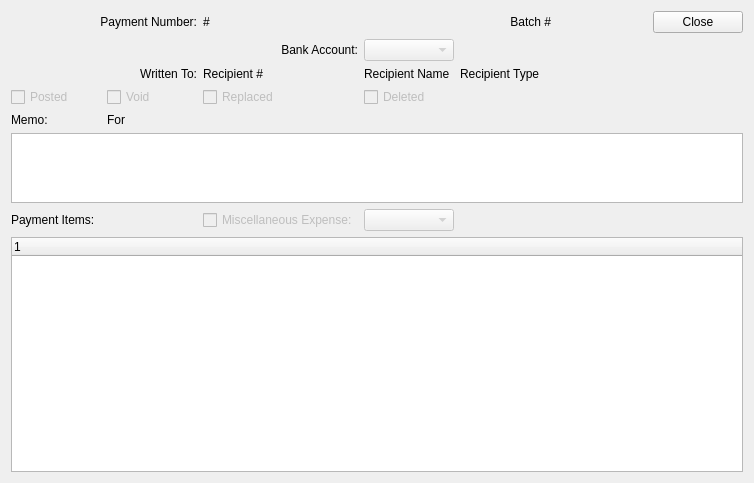
<?xml version="1.0" encoding="UTF-8"?>
<ui version="4.0">
 <comment>This file is part of the xTuple ERP: PostBooks Edition, a free and
open source Enterprise Resource Planning software suite,
Copyright (c) 1999-2019 by OpenMFG LLC, d/b/a xTuple.
It is licensed to you under the Common Public Attribution License
version 1.0, the full text of which (including xTuple-specific Exhibits)
is available at www.xtuple.com/CPAL.  By using this software, you agree
to be bound by its terms.</comment>
 <class>check</class>
 <widget class="QWidget" name="check">
  <property name="geometry">
   <rect>
    <x>0</x>
    <y>0</y>
    <width>754</width>
    <height>483</height>
   </rect>
  </property>
  <property name="windowTitle">
   <string>Payment Information</string>
  </property>
  <layout class="QGridLayout" name="gridLayout">
   <item row="0" column="0" colspan="2">
    <widget class="QLabel" name="_checkNumberLit">
     <property name="text">
      <string>Payment Number:</string>
     </property>
     <property name="alignment">
      <set>Qt::AlignRight|Qt::AlignTrailing|Qt::AlignVCenter</set>
     </property>
    </widget>
   </item>
   <item row="0" column="2">
    <widget class="QLabel" name="_checkNumber">
     <property name="text">
      <string>#</string>
     </property>
    </widget>
   </item>
   <item row="3" column="0" colspan="2">
    <widget class="QLabel" name="_recipLit">
     <property name="text">
      <string>Written To:</string>
     </property>
     <property name="alignment">
      <set>Qt::AlignRight|Qt::AlignTrailing|Qt::AlignVCenter</set>
     </property>
    </widget>
   </item>
   <item row="3" column="2">
    <widget class="QLabel" name="_recipNumber">
     <property name="text">
      <string>Recipient #</string>
     </property>
    </widget>
   </item>
   <item row="3" column="3">
    <widget class="QLabel" name="_recipName">
     <property name="text">
      <string>Recipient Name</string>
     </property>
    </widget>
   </item>
   <item row="12" column="0" colspan="7">
    <widget class="QPlainTextEdit" name="_notes">
     <property name="sizePolicy">
      <sizepolicy hsizetype="Expanding" vsizetype="Expanding">
       <horstretch>0</horstretch>
       <verstretch>1</verstretch>
      </sizepolicy>
     </property>
     <property name="readOnly">
      <bool>true</bool>
     </property>
     <property name="maximumBlockCount">
      <number>0</number>
     </property>
    </widget>
   </item>
   <item row="9" column="0">
    <widget class="QLabel" name="_notesLit">
     <property name="text">
      <string>Memo:</string>
     </property>
     <property name="buddy">
      <cstring>_notes</cstring>
     </property>
    </widget>
   </item>
   <item row="14" column="0" colspan="7">
    <widget class="XTreeWidget" name="_items">
     <property name="sizePolicy">
      <sizepolicy hsizetype="Expanding" vsizetype="Expanding">
       <horstretch>0</horstretch>
       <verstretch>10</verstretch>
      </sizepolicy>
     </property>
    </widget>
   </item>
   <item row="13" column="0">
    <widget class="QLabel" name="_itemsLit">
     <property name="text">
      <string>Payment Items:</string>
     </property>
     <property name="buddy">
      <cstring>_items</cstring>
     </property>
    </widget>
   </item>
   <item row="9" column="1" colspan="6">
    <widget class="QLabel" name="_for">
     <property name="text">
      <string>For</string>
     </property>
    </widget>
   </item>
   <item row="0" column="3">
    <widget class="DLineEdit" name="_checkdate">
     <property name="enabled">
      <bool>false</bool>
     </property>
    </widget>
   </item>
   <item row="0" column="4">
    <widget class="QLabel" name="_achBatchNumber">
     <property name="text">
      <string>Batch #</string>
     </property>
     <property name="alignment">
      <set>Qt::AlignRight|Qt::AlignTrailing|Qt::AlignVCenter</set>
     </property>
    </widget>
   </item>
   <item row="3" column="4">
    <widget class="QLabel" name="_recipType">
     <property name="text">
      <string>Recipient Type</string>
     </property>
    </widget>
   </item>
   <item row="1" column="2">
    <widget class="QLabel" name="_bankaccntLit">
     <property name="text">
      <string>Bank Account:</string>
     </property>
     <property name="alignment">
      <set>Qt::AlignRight|Qt::AlignTrailing|Qt::AlignVCenter</set>
     </property>
     <property name="buddy">
      <cstring>_bankaccnt</cstring>
     </property>
    </widget>
   </item>
   <item row="1" column="3">
    <widget class="XComboBox" name="_bankaccnt">
     <property name="enabled">
      <bool>false</bool>
     </property>
     <property name="type">
      <enum>XComboBox::APBankAccounts</enum>
     </property>
    </widget>
   </item>
   <item row="0" column="6">
    <widget class="QPushButton" name="_close">
     <property name="text">
      <string>Close</string>
     </property>
    </widget>
   </item>
   <item row="4" column="0">
    <widget class="QCheckBox" name="_posted">
     <property name="enabled">
      <bool>false</bool>
     </property>
     <property name="text">
      <string>Posted</string>
     </property>
    </widget>
   </item>
   <item row="4" column="1">
    <widget class="QCheckBox" name="_void">
     <property name="enabled">
      <bool>false</bool>
     </property>
     <property name="text">
      <string>Void</string>
     </property>
    </widget>
   </item>
   <item row="1" column="0" colspan="2">
    <widget class="CurrCluster" name="_amount">
     <property name="enabled">
      <bool>false</bool>
     </property>
    </widget>
   </item>
   <item row="4" column="2">
    <widget class="QCheckBox" name="_replaced">
     <property name="enabled">
      <bool>false</bool>
     </property>
     <property name="text">
      <string>Replaced</string>
     </property>
    </widget>
   </item>
   <item row="13" column="2">
    <widget class="QCheckBox" name="_misc">
     <property name="enabled">
      <bool>false</bool>
     </property>
     <property name="text">
      <string>Miscellaneous Expense:</string>
     </property>
    </widget>
   </item>
   <item row="13" column="3">
    <widget class="XComboBox" name="_expcat">
     <property name="enabled">
      <bool>false</bool>
     </property>
     <property name="type">
      <enum>XComboBox::ExpenseCategories</enum>
     </property>
    </widget>
   </item>
   <item row="4" column="3">
    <widget class="QCheckBox" name="_deleted">
     <property name="enabled">
      <bool>false</bool>
     </property>
     <property name="text">
      <string>Deleted</string>
     </property>
    </widget>
   </item>
  </layout>
 </widget>
 <customwidgets>
  <customwidget>
   <class>CurrCluster</class>
   <extends>CurrDisplay</extends>
   <header>currcluster.h</header>
   <container>1</container>
  </customwidget>
  <customwidget>
   <class>CurrDisplay</class>
   <extends>QWidget</extends>
   <header>currcluster.h</header>
  </customwidget>
  <customwidget>
   <class>DLineEdit</class>
   <extends>QWidget</extends>
   <header>datecluster.h</header>
   <container>1</container>
  </customwidget>
  <customwidget>
   <class>XComboBox</class>
   <extends>QComboBox</extends>
   <header>xcombobox.h</header>
  </customwidget>
  <customwidget>
   <class>XTreeWidget</class>
   <extends>QTreeWidget</extends>
   <header>xtreewidget.h</header>
   <container>1</container>
  </customwidget>
 </customwidgets>
 <tabstops>
  <tabstop>_notes</tabstop>
  <tabstop>_items</tabstop>
  <tabstop>_close</tabstop>
 </tabstops>
 <resources/>
 <connections>
  <connection>
   <sender>_close</sender>
   <signal>clicked()</signal>
   <receiver>check</receiver>
   <slot>close()</slot>
   <hints>
    <hint type="sourcelabel">
     <x>662</x>
     <y>28</y>
    </hint>
    <hint type="destinationlabel">
     <x>662</x>
     <y>56</y>
    </hint>
   </hints>
  </connection>
 </connections>
</ui>
